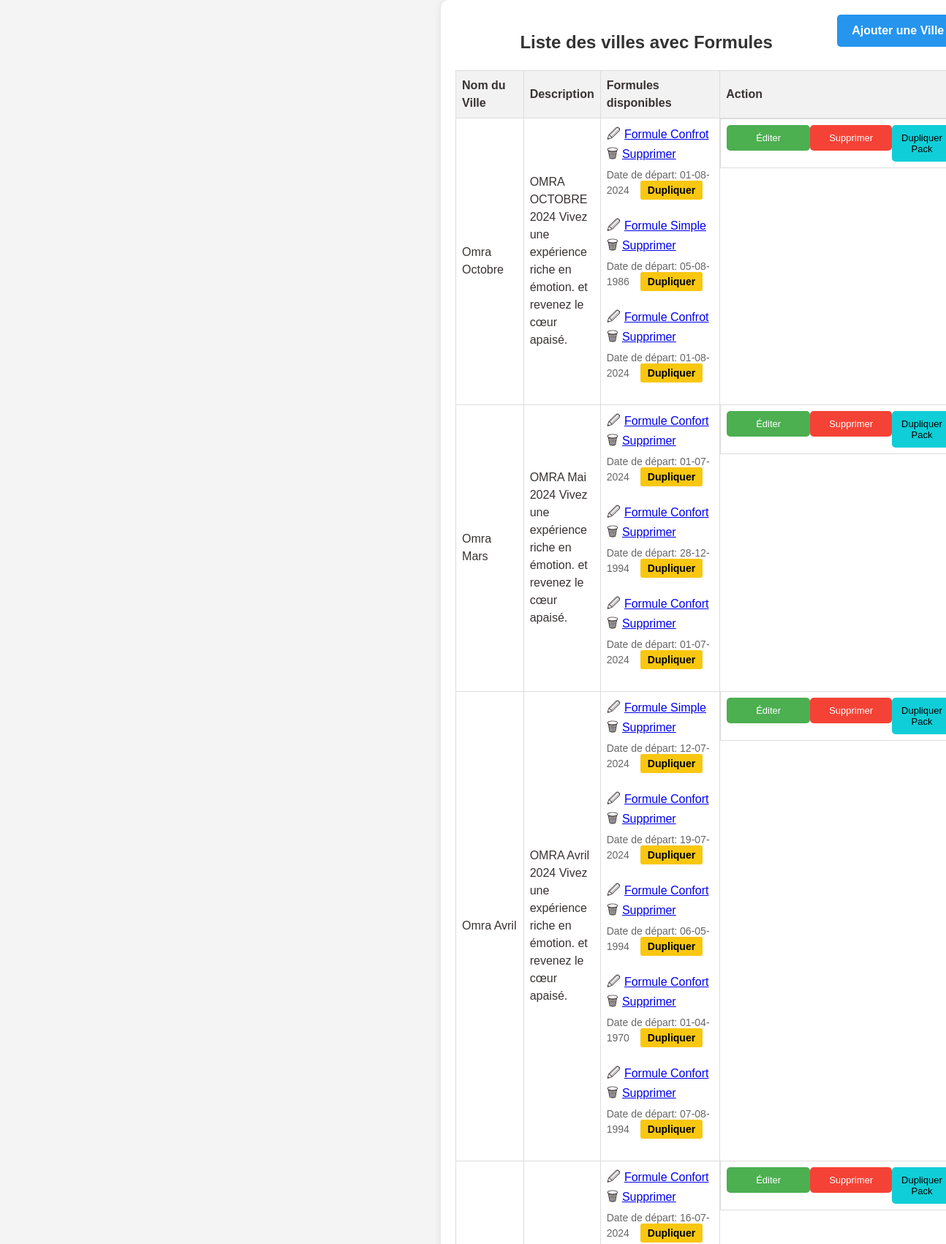
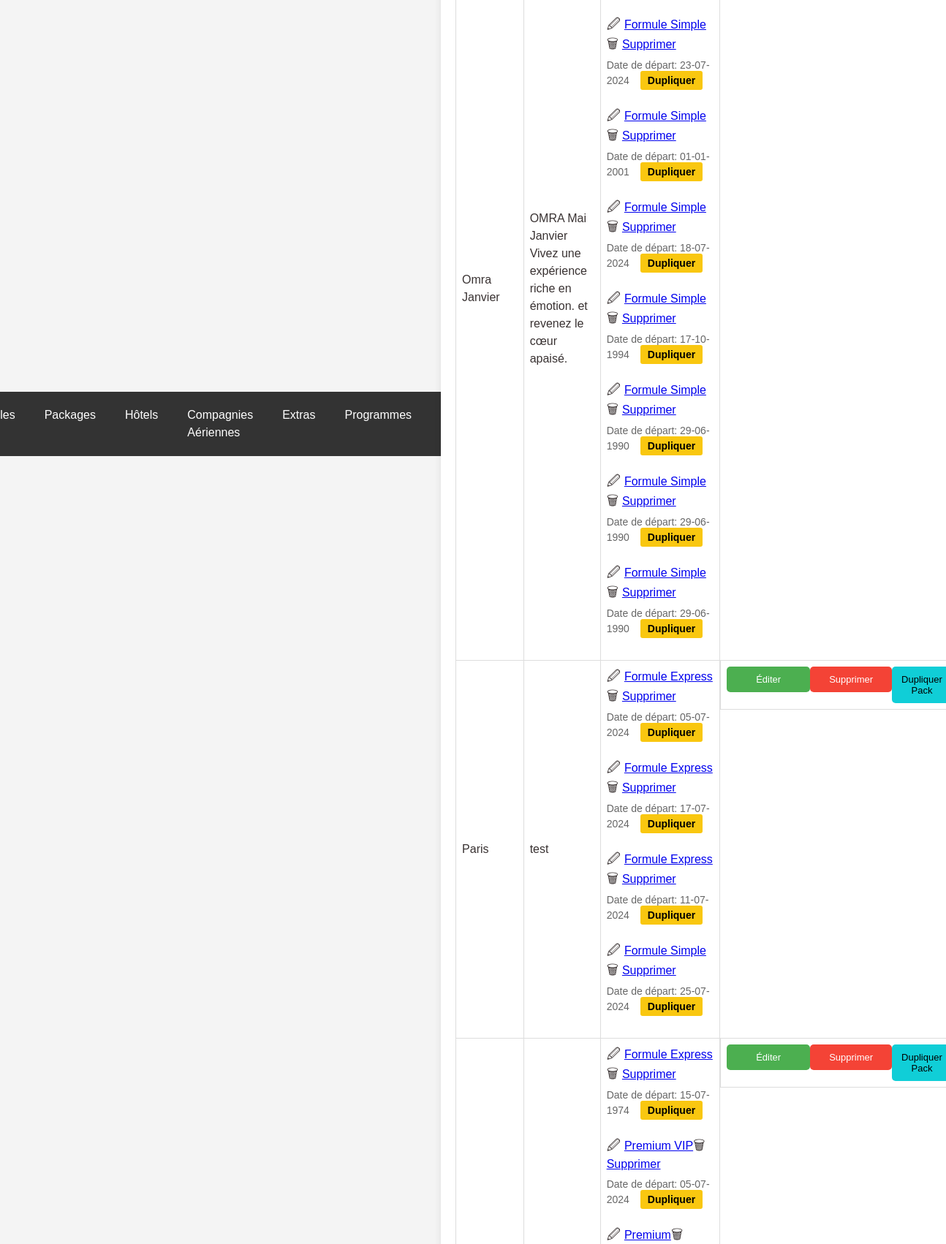
Screenshot of /omrapackage.php (upper part) with the database file from the repository (2 pictures, top to bottom).
### tables this page shows
CREATE TABLE `omra_packages` (
  `id` int(11) NOT NULL,
  `nom` varchar(255) NOT NULL,
  `description` text NOT NULL,
  `photo` varchar(255) NOT NULL
);

CREATE TABLE `formules` (
  `id` int(11) NOT NULL,
  `package_id` int(11) NOT NULL,
  `date_depart` date DEFAULT NULL,
  `date_retour` date DEFAULT NULL,
  `statut` enum('activé','désactivé') NOT NULL,
  `duree_sejour` varchar(255) NOT NULL,
  `prix_chambre_quadruple` decimal(10,2) NOT NULL,
  `prix_chambre_triple` decimal(10,2) NOT NULL,
  `prix_chambre_double` decimal(10,2) NOT NULL,
  `prix_chambre_single` decimal(10,2) NOT NULL,
  `child_discount` decimal(10,2) NOT NULL,
  `prix_bebe` decimal(10,2) NOT NULL,
  `prix_chambre_quadruple_promo` decimal(10,2) NOT NULL,
  `prix_chambre_triple_promo` decimal(10,2) NOT NULL,
  `prix_chambre_double_promo` decimal(10,2) NOT NULL,
  `prix_chambre_single_promo` decimal(10,2) NOT NULL,
  `type_id` int(11) DEFAULT NULL,
  `created_at` timestamp NOT NULL DEFAULT current_timestamp() ON UPDATE current_timestamp(),
  `programs_id` longtext DEFAULT NULL CHECK (json_valid(`programs_id`))
);

CREATE TABLE `type_formule_omra` (
  `id` int(11) NOT NULL,
  `nom` varchar(255) NOT NULL,
  `formule_parent_id` int(11) DEFAULT NULL
);

### omrapackage.php (the view, shortened to what this page needs)
<!DOCTYPE html>
<html lang="fr">
<head>
    <link rel="stylesheet" href="styles.css">
</head>
<body>
    <?php include 'header.php'; ?>
    <div class="container">
    <a href="ajoutomrapackage.php" class='btn-add'><b>Ajouter une Ville</b></a>
            <h2 class="text-center">Liste des villes avec Formules</h2>
        <table>
            <thead>
                <tr>
                    <th>Nom du Ville</th>
                    <th style="width: 550px;">Description</th>
                    <th>Formules disponibles</th>
                    <th>Action</th>
                </tr>
            </thead>
            <tbody>
                <?php
                include 'db.php';
                $sql_packages = "SELECT * FROM omra_packages";
                $result_packages = mysqli_query($conn, $sql_packages);
                if (mysqli_num_rows($result_packages) > 0) {
                    while ($row_package = mysqli_fetch_assoc($result_packages)) {
                        echo "<tr>";
                        echo "<td>" . $row_package['nom'] . "</td>";
                        echo "<td>" . $row_package['description'] . "</td>";
                        $package_id = $row_package['id'];
                        $sql_formules = "SELECT formules.*, type_formule_omra.nom as type_nom
                                     FROM formules
                                     JOIN type_formule_omra ON formules.type_id = type_formule_omra.id
                                     WHERE package_id = $package_id";
                        $result_formules = mysqli_query($conn, $sql_formules);
                        if (mysqli_num_rows($result_formules) > 0) {
                            echo "<td>";
                            while ($row_formule = mysqli_fetch_assoc($result_formules)) {
                                echo "<span class='icon'>&#128393;</span><a href='edit_formule.php?id=" . $row_formule['id'] . "'>" . $row_formule['type_nom'] . "</a>";
                                echo "<span class='icon'>&#128465;</span><a href='delete_formule.php?id=" . $row_formule['id'] . "' onclick=\"return confirm('Êtes-vous sûr de vouloir supprimer cette formule?')\">Supprimer</a>";
                                if (!empty($row_formule['date_depart'])) {
                                    $date_depart_formattee = date('d-m-Y', strtotime($row_formule['date_depart']));
                                    echo "<br><span class='indicator'>Date de départ: " . $date_depart_formattee ;
                                    echo "<a class='btn-dup' href='duplicate_formule.php?id=" . $row_formule['id'] . "'><b>Dupliquer</b></a></span>";
                                }
                                echo "<br>";
                            }
                            echo "</td>";
                        } else {
                            echo "<td>Aucune formule disponible pour ce package.</td>";
                        }
                        echo "<td class='btn-group'>";
                        echo "<div >";
                        echo "<button class='btn-edit' onclick=\"window.location.href='edit_package.php?id=" . $package_id . "'\">Éditer</button>";
                        echo "</div>";
                        echo "<br>";
                        echo "<div >";
                        echo "<button class='btn-delete' onclick=\"if(confirm('Êtes-vous sûr de vouloir supprimer ce package?')) { window.location.href='delete_package.php?id=" . $package_id . "'; }\">Supprimer</button>";
                        echo "</div>";
                        echo "<br>";
                        echo "<div >";
                        echo "<button class='btn-dup-pack' onclick=\"if(confirm('Êtes-vous sûr de vouloir dupliquer ce package?')) { window.location.href='duplicate_package.php?id=" . $package_id . "'; }\">Dupliquer Pack</button>";
                        echo "</div>";
                    }
                } else {
                    echo "<tr><td colspan='4'>Aucun package Omra disponible pour le moment.</td></tr>";
                }
                ?>
            </tbody>
        </table>
    </div>
</body>
</html>

### css/styles.css (style rules this page uses)
body { font-family: 'Lexend', sans-serif; line-height: 1.5; min-height: 100vh; display: flex; align-items: center; justify-content: center; color: #393232; background-color: #f7f7f7; }
.btn-group { display: flex; justify-content: space-between; }
.btn-group { margin-top: auto; }

### omrapackage.php (style rules this page uses)
body { font-family: Arial, sans-serif; background-color: #f4f4f4; margin: 0; padding: 0; box-sizing: border-box; }
.container { width: 90%; margin: auto; background-color: #fff; padding: 20px; border-radius: 10px; box-shadow: 0 0 10px rgba(0, 0, 0, 0.1); }
h2 { text-align: center; color: #333; }
table { width: 100%; border-collapse: collapse; }
th, td { border: 1px solid #ddd; padding: 8px; text-align: left; }
th { background-color: #f2f2f2; }
.btn-group { text-align: center; }
.btn-edit { background-color: #4CAF50; color: white; padding: 10px 40px; border: none; border-radius: 5px; cursor: pointer; text-decoration: none; font-size: small; }
.btn-add { background-color: #2595ee; color: white; padding: 10px 20px; border: none; border-radius: 5px; cursor: pointer; float:right; text-decoration: none; }
.btn-delete { background-color: #f44336; color: white; padding: 10px 26px; border: none; border-radius: 5px; cursor: pointer; text-decoration: none; font-size: small; }
.icon { font-size: 18px; margin-right: 5px; }
.indicator { display: block; font-size: 14px; color: #666; margin-top: 5px; }
.btn-dup { background-color: #f9c710; color: black; padding: 5px 10px; border: none; border-radius: 3px; cursor: pointer; text-decoration: none; margin: 0 15px; }
.btn-dup-pack { background-color: #10ced7; color: black; padding: 10px 13px; border: none; border-radius: 5px; cursor: pointer; text-decoration: none; font-size: small; }

### header.php (style rules this page uses)
body { font-family: Arial, sans-serif; background-color: #f4f4f4; margin: 0; padding: 0; box-sizing: border-box; }

### rows the page displays
omra_packages: nom "Omra Octobre", description "OMRA OCTOBRE 2024 Vivez une expérience riche en émotion. et revenez le cœur apaisé."
formules: type.nom "Formule Confrot", date_depart "01-08-2024"
formules: type.nom "Formule Simple", date_depart "05-08-1986"
formules: type.nom "Formule Confrot", date_depart "01-08-2024"
omra_packages: nom "Omra Mars", description "OMRA Mai 2024 Vivez une expérience riche en émotion. et revenez le cœur apaisé."
formules: type.nom "Formule Confort", date_depart "01-07-2024"
formules: type.nom "Formule Confort", date_depart "28-12-1994"
formules: type.nom "Formule Confort", date_depart "01-07-2024"
omra_packages: nom "Omra Avril", description "OMRA Avril 2024 Vivez une expérience riche en émotion. et revenez le cœur apaisé."
formules: type.nom "Formule Simple", date_depart "12-07-2024"
formules: type.nom "Formule Confort", date_depart "19-07-2024"
formules: type.nom "Formule Confort", date_depart "06-05-1994"
formules: type.nom "Formule Confort", date_depart "01-04-1970"
formules: type.nom "Formule Confort", date_depart "07-08-1994"
omra_packages: nom "Omra Janvier", description "OMRA Mai Janvier Vivez une expérience riche en émotion. et revenez le cœur apaisé."
formules: type.nom "Formule Confort", date_depart "16-07-2024"
formules: type.nom "Formule Simple", date_depart "23-07-2024"
formules: type.nom "Formule Simple", date_depart "01-01-2001"
formules: type.nom "Formule Simple", date_depart "18-07-2024"
formules: type.nom "Formule Simple", date_depart "17-10-1994"
formules: type.nom "Formule Simple", date_depart "29-06-1990"
formules: type.nom "Formule Simple", date_depart "29-06-1990"
formules: type.nom "Formule Simple", date_depart "29-06-1990"
omra_packages: nom "Paris", description "test"
formules: type.nom "Formule Express", date_depart "05-07-2024"
formules: type.nom "Formule Express", date_depart "17-07-2024"
formules: type.nom "Formule Express", date_depart "11-07-2024"
formules: type.nom "Formule Simple", date_depart "25-07-2024"
formules: type.nom "Formule Express", date_depart "15-07-1974"
formules: type.nom "Premium VIP", date_depart "05-07-2024"
formules: type.nom "Premium"
